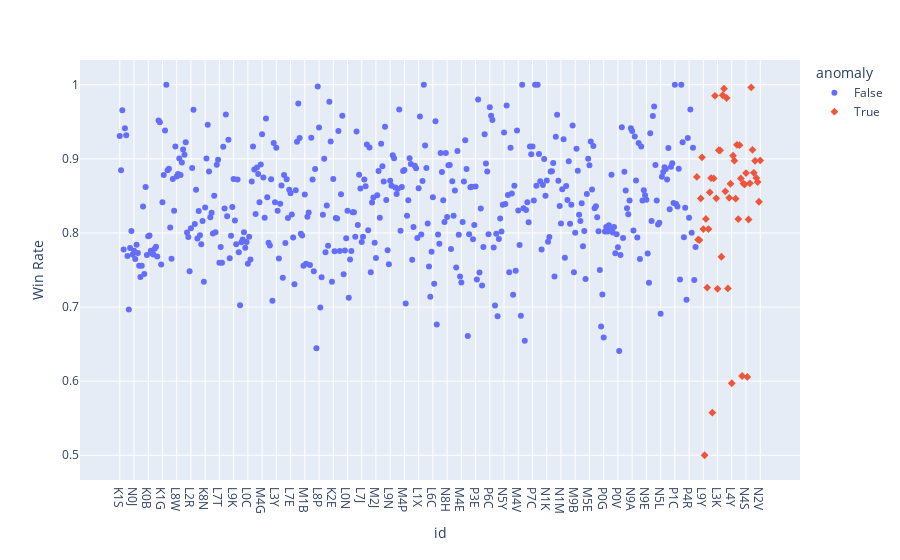

The notebook cell this image was saved under:
### Code cell
detector.graph(no_geo=True)

### Figure 1 — Plotly figure (JSON) as saved in the notebook; plotly's stock layout.template omitted (floating-point values rounded to 4 significant figures; data arrays with more than 128 entries replaced by an {"elided": "..."} marker saying what was removed)
{"data": [{"hovertemplate": "anomaly=False<br>id=%{x}<br>Win Rate=%{y}<extra></extra>", "legendgroup": "False", "marker": {"color": "#636efa", "symbol": "circle"}, "mode": "markers", "name": "False", "orientation": "v", "showlegend": true, "type": "scatter", "x": {"elided": "446 str values"}, "xaxis": "x", "y": {"elided": "446 float values"}, "yaxis": "y"}, {"hovertemplate": "anomaly=True<br>id=%{x}<br>Win Rate=%{y}<extra></extra>", "legendgroup": "True", "marker": {"color": "#EF553B", "symbol": "diamond"}, "mode": "markers", "name": "True", "orientation": "v", "showlegend": true, "type": "scatter", "x": ["K1V", "N0A", "K0J", "K1K", "L9S", "L9Y", "K6K", "K7N", "K7R", "K7S", "M1S", "K2V", "M3K", "K1Z", "K2A", "L2W", "L3K", "L4H", "L4P", "L7K", "L1P", "M2H", "M3M", "M4L", "L0J", "L1B", "L1T", "L4Y", "L6L", "M3N", "L4B", "L7N", "L7S", "L6S", "N6J", "M5T", "P3B", "P7A", "N4S", "P3G", "P7E", "N8X", "N6P", "N3R", "N1T", "M6N", "N4B", "P5A", "P5E", "N2V"], "xaxis": "x", "y": [0.8756, 0.791, 0.7904, 0.8466, 0.902, 0.8052, 0.5, 0.8189, 0.7263, 0.8052, 0.8549, 0.8741, 0.5575, 0.8736, 0.9851, 0.8468, 0.7246, 0.9116, 0.9116, 0.7679, 0.9858, 0.9948, 0.8562, 0.9821, 0.7251, 0.8474, 0.8664, 0.5972, 0.9043, 0.8976, 0.8462, 0.9189, 0.8187, 0.9184, 0.8736, 0.607, 0.8667, 0.8655, 0.8808, 0.6057, 0.8182, 0.867, 0.9964, 0.9122, 0.8812, 0.8974, 0.8743, 0.8686, 0.8421, 0.8978], "yaxis": "y"}], "layout": {"autosize": true, "legend": {"title": {"text": "anomaly"}, "tracegroupgap": 0}, "margin": {"t": 60}, "xaxis": {"anchor": "y", "autorange": true, "domain": [0, 1], "range": [-29.53, 524.5], "title": {"text": "id"}, "type": "category"}, "yaxis": {"anchor": "x", "autorange": true, "domain": [0, 1], "range": [0.4613, 1.039], "title": {"text": "Win Rate"}, "type": "linear"}}}
